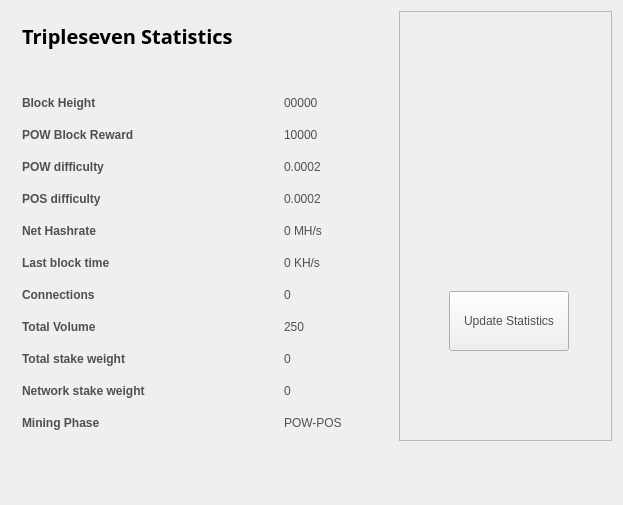
<?xml version="1.0" encoding="UTF-8"?>
<ui version="4.0">
 <class>StatisticsPage</class>
 <widget class="QWidget" name="StatisticsPage">
  <property name="windowModality">
   <enum>Qt::NonModal</enum>
  </property>
  <property name="geometry">
   <rect>
    <x>0</x>
    <y>0</y>
    <width>623</width>
    <height>505</height>
   </rect>
  </property>
  <property name="windowTitle">
   <string>Digging</string>
  </property>
  <property name="styleSheet">
   <string notr="true">color:#505050;
font-family:'Open Sans,sans-serif';</string>
  </property>
  <layout class="QGridLayout" name="gridLayout">
   <property name="sizeConstraint">
    <enum>QLayout::SetMaximumSize</enum>
   </property>
   <item row="0" column="1">
    <widget class="QFrame" name="frame">
     <property name="minimumSize">
      <size>
       <width>213</width>
       <height>0</height>
      </size>
     </property>
     <property name="frameShape">
      <enum>QFrame::StyledPanel</enum>
     </property>
     <property name="frameShadow">
      <enum>QFrame::Raised</enum>
     </property>
     <widget class="QPushButton" name="startButton">
      <property name="geometry">
       <rect>
        <x>50</x>
        <y>280</y>
        <width>120</width>
        <height>60</height>
       </rect>
      </property>
      <property name="sizePolicy">
       <sizepolicy hsizetype="Fixed" vsizetype="Fixed">
        <horstretch>0</horstretch>
        <verstretch>0</verstretch>
       </sizepolicy>
      </property>
      <property name="minimumSize">
       <size>
        <width>120</width>
        <height>60</height>
       </size>
      </property>
      <property name="autoFillBackground">
       <bool>false</bool>
      </property>
      <property name="styleSheet">
       <string notr="true"/>
      </property>
      <property name="text">
       <string>Update Statistics</string>
      </property>
     </widget>
     <widget class="QLabel" name="label">
      <property name="geometry">
       <rect>
        <x>10</x>
        <y>10</y>
        <width>191</width>
        <height>191</height>
       </rect>
      </property>
      <property name="text">
       <string/>
      </property>
      <property name="pixmap">
       <pixmap resource="../bitcoin.qrc">:/icons/coinbg</pixmap>
      </property>
      <property name="scaledContents">
       <bool>true</bool>
      </property>
     </widget>
    </widget>
   </item>
   <item row="0" column="0">
    <widget class="QFrame" name="gridFrame_2">
     <layout class="QGridLayout" name="gridLayout_4">
      <item row="3" column="0">
       <layout class="QFormLayout" name="formLayout_2">
        <property name="fieldGrowthPolicy">
         <enum>QFormLayout::FieldsStayAtSizeHint</enum>
        </property>
        <property name="horizontalSpacing">
         <number>139</number>
        </property>
        <property name="verticalSpacing">
         <number>18</number>
        </property>
        <property name="rightMargin">
         <number>0</number>
        </property>
        <item row="1" column="0">
         <widget class="QLabel" name="label_14">
          <property name="text">
           <string>&lt;html&gt;&lt;head/&gt;&lt;body&gt;&lt;p&gt;&lt;span style=&quot; font-weight:600;&quot;&gt;Block Height&lt;/span&gt;&lt;/p&gt;&lt;/body&gt;&lt;/html&gt;</string>
          </property>
         </widget>
        </item>
        <item row="1" column="1">
         <widget class="QLabel" name="heightBox">
          <property name="text">
           <string>00000</string>
          </property>
         </widget>
        </item>
        <item row="2" column="0">
         <widget class="QLabel" name="label_12">
          <property name="text">
           <string>&lt;html&gt;&lt;head/&gt;&lt;body&gt;&lt;p&gt;&lt;span style=&quot; font-weight:600;&quot;&gt;POW Block Reward&lt;/span&gt;&lt;/p&gt;&lt;/body&gt;&lt;/html&gt;</string>
          </property>
         </widget>
        </item>
        <item row="2" column="1">
         <widget class="QLabel" name="rewardBox">
          <property name="text">
           <string>10000</string>
          </property>
         </widget>
        </item>
        <item row="3" column="0">
         <widget class="QLabel" name="label_13">
          <property name="text">
           <string>&lt;html&gt;&lt;head/&gt;&lt;body&gt;&lt;p&gt;&lt;span style=&quot; font-weight:600;&quot;&gt;POW difficulty&lt;/span&gt;&lt;/p&gt;&lt;/body&gt;&lt;/html&gt;</string>
          </property>
         </widget>
        </item>
        <item row="3" column="1">
         <widget class="QLabel" name="diffBox">
          <property name="text">
           <string>0.0002</string>
          </property>
         </widget>
        </item>
        <item row="4" column="0">
         <widget class="QLabel" name="label_9">
          <property name="text">
           <string>&lt;html&gt;&lt;head/&gt;&lt;body&gt;&lt;p&gt;&lt;span style=&quot; font-weight:600;&quot;&gt;POS difficulty&lt;/span&gt;&lt;/p&gt;&lt;/body&gt;&lt;/html&gt;</string>
          </property>
         </widget>
        </item>
        <item row="4" column="1">
         <widget class="QLabel" name="diffBox2">
          <property name="text">
           <string>0.0002</string>
          </property>
         </widget>
        </item>
        <item row="5" column="1">
         <widget class="QLabel" name="pawrateBox">
          <property name="text">
           <string>0 MH/s</string>
          </property>
         </widget>
        </item>
        <item row="6" column="0">
         <widget class="QLabel" name="label3_2">
          <property name="sizePolicy">
           <sizepolicy hsizetype="Preferred" vsizetype="Maximum">
            <horstretch>0</horstretch>
            <verstretch>0</verstretch>
           </sizepolicy>
          </property>
          <property name="text">
           <string>&lt;html&gt;&lt;head/&gt;&lt;body&gt;&lt;p&gt;&lt;span style=&quot; font-weight:600;&quot;&gt;Last block time&lt;/span&gt;&lt;/p&gt;&lt;/body&gt;&lt;/html&gt;</string>
          </property>
         </widget>
        </item>
        <item row="6" column="1">
         <widget class="QLabel" name="localBox">
          <property name="text">
           <string>0 KH/s</string>
          </property>
         </widget>
        </item>
        <item row="7" column="0">
         <widget class="QLabel" name="label1_2">
          <property name="text">
           <string>&lt;html&gt;&lt;head/&gt;&lt;body&gt;&lt;p&gt;&lt;span style=&quot; font-weight:600;&quot;&gt;Connections&lt;/span&gt;&lt;/p&gt;&lt;/body&gt;&lt;/html&gt;</string>
          </property>
         </widget>
        </item>
        <item row="7" column="1">
         <widget class="QLabel" name="connectionBox">
          <property name="text">
           <string>0</string>
          </property>
         </widget>
        </item>
        <item row="8" column="0">
         <widget class="QLabel" name="label_8">
          <property name="text">
           <string>&lt;html&gt;&lt;head/&gt;&lt;body&gt;&lt;p&gt;&lt;span style=&quot; font-weight:600;&quot;&gt;Total Volume&lt;/span&gt;&lt;/p&gt;&lt;/body&gt;&lt;/html&gt;</string>
          </property>
         </widget>
        </item>
        <item row="8" column="1">
         <widget class="QLabel" name="volumeBox">
          <property name="text">
           <string>250</string>
          </property>
         </widget>
        </item>
        <item row="9" column="0">
         <widget class="QLabel" name="label_10">
          <property name="text">
           <string>&lt;html&gt;&lt;head/&gt;&lt;body&gt;&lt;p&gt;&lt;span style=&quot; font-weight:600;&quot;&gt;Total stake weight&lt;/span&gt;&lt;/p&gt;&lt;/body&gt;&lt;/html&gt;</string>
          </property>
         </widget>
        </item>
        <item row="9" column="1">
         <widget class="QLabel" name="minBox">
          <property name="text">
           <string>0</string>
          </property>
         </widget>
        </item>
        <item row="10" column="0">
         <widget class="QLabel" name="label_11">
          <property name="text">
           <string>&lt;html&gt;&lt;head/&gt;&lt;body&gt;&lt;p&gt;&lt;span style=&quot; font-weight:600;&quot;&gt;Network stake weight&lt;/span&gt;&lt;/p&gt;&lt;/body&gt;&lt;/html&gt;</string>
          </property>
         </widget>
        </item>
        <item row="10" column="1">
         <widget class="QLabel" name="maxBox">
          <property name="text">
           <string>0</string>
          </property>
         </widget>
        </item>
        <item row="11" column="0">
         <widget class="QLabel" name="label_15">
          <property name="text">
           <string>&lt;html&gt;&lt;head/&gt;&lt;body&gt;&lt;p&gt;&lt;span style=&quot; font-weight:600;&quot;&gt;Mining Phase&lt;/span&gt;&lt;/p&gt;&lt;/body&gt;&lt;/html&gt;</string>
          </property>
         </widget>
        </item>
        <item row="11" column="1">
         <widget class="QLabel" name="cBox">
          <property name="text">
           <string>POW-POS</string>
          </property>
         </widget>
        </item>
        <item row="5" column="0">
         <widget class="QLabel" name="label_16">
          <property name="text">
           <string>&lt;html&gt;&lt;head/&gt;&lt;body&gt;&lt;p&gt;&lt;span style=&quot; font-weight:600;&quot;&gt;Net Hashrate&lt;/span&gt;&lt;/p&gt;&lt;/body&gt;&lt;/html&gt;</string>
          </property>
         </widget>
        </item>
       </layout>
      </item>
      <item row="1" column="0">
       <layout class="QHBoxLayout" name="horizontalLayout_4">
        <property name="spacing">
         <number>7</number>
        </property>
        <item>
         <widget class="QLabel" name="label_5">
          <property name="font">
           <font>
            <family>Open Sans,sans-serif</family>
           </font>
          </property>
          <property name="text">
           <string>&lt;html&gt;&lt;head/&gt;&lt;body&gt;&lt;p&gt;&lt;span style=&quot; font-size:20px; font-weight:600; color:#000000;&quot;&gt;Tripleseven Statistics&lt;/span&gt;&lt;/p&gt;&lt;/body&gt;&lt;/html&gt;</string>
          </property>
         </widget>
        </item>
        <item>
         <spacer name="horizontalSpacer_2">
          <property name="orientation">
           <enum>Qt::Horizontal</enum>
          </property>
          <property name="sizeHint" stdset="0">
           <size>
            <width>40</width>
            <height>20</height>
           </size>
          </property>
         </spacer>
        </item>
       </layout>
      </item>
      <item row="2" column="0">
       <spacer name="verticalSpacer_2">
        <property name="orientation">
         <enum>Qt::Vertical</enum>
        </property>
        <property name="sizeHint" stdset="0">
         <size>
          <width>20</width>
          <height>40</height>
         </size>
        </property>
       </spacer>
      </item>
     </layout>
    </widget>
   </item>
   <item row="1" column="0">
    <spacer name="verticalSpacer">
     <property name="orientation">
      <enum>Qt::Vertical</enum>
     </property>
     <property name="sizeHint" stdset="0">
      <size>
       <width>20</width>
       <height>40</height>
      </size>
     </property>
    </spacer>
   </item>
  </layout>
 </widget>
 <layoutdefault spacing="6" margin="11"/>
 <resources/>
 <connections/>
</ui>
